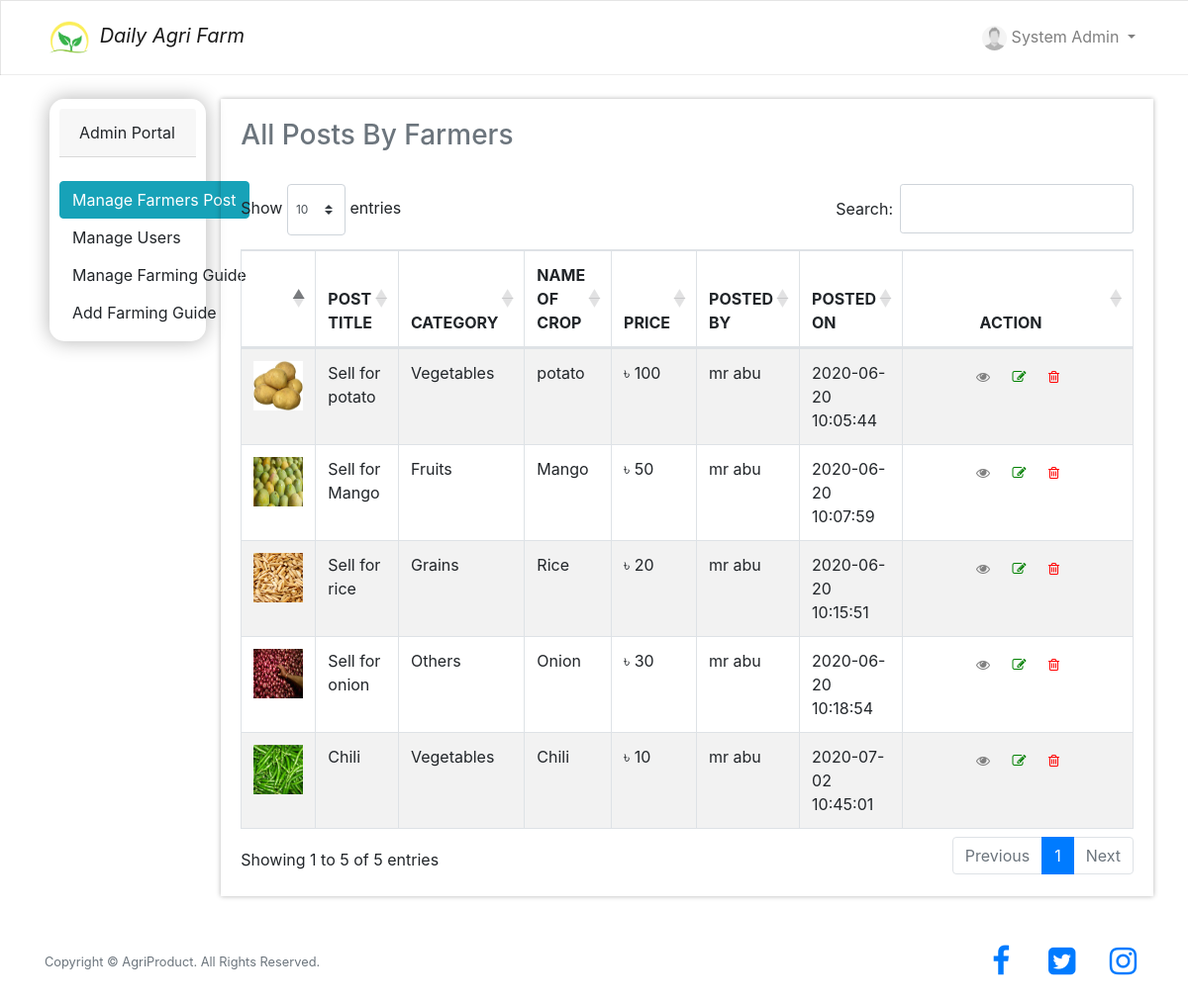
/agrifarm/admin/home.php (signed in), run on the app's committed database.
### tables this page shows
CREATE TABLE `post` (
  `id` int(11) NOT NULL,
  `user_id` int(11) NOT NULL,
  `time_posted` datetime NOT NULL DEFAULT current_timestamp(),
  `post_title` varchar(200) DEFAULT NULL,
  `post_name` varchar(200) DEFAULT NULL,
  `post_category` varchar(200) DEFAULT NULL,
  `post_amount` int(200) NOT NULL DEFAULT 0,
  `post_price` int(200) NOT NULL DEFAULT 0,
  `post_phone` varchar(200) DEFAULT NULL,
  `post_description` text DEFAULT NULL,
  `post_photo` varchar(200) DEFAULT NULL,
  `post_address` varchar(250) DEFAULT NULL,
  `post_zip` int(200) DEFAULT NULL,
  `post_city` varchar(200) DEFAULT NULL,
  `post_country` varchar(200) DEFAULT NULL
);

CREATE TABLE `users` (
  `id` int(11) NOT NULL,
  `email` varchar(200) NOT NULL,
  `password` varchar(200) NOT NULL,
  `firstname` varchar(200) DEFAULT NULL,
  `lastname` varchar(200) DEFAULT NULL,
  `phone` varchar(200) DEFAULT NULL,
  `role` int(11) NOT NULL,
  `address` varchar(200) DEFAULT NULL,
  `zipcode` int(11) DEFAULT NULL,
  `country` varchar(100) DEFAULT NULL,
  `state` varchar(100) DEFAULT NULL,
  `profile_pic` varchar(250) DEFAULT NULL,
  `member_since` datetime NOT NULL DEFAULT current_timestamp()
);

### agrifarm/admin/session.php (called while the page is built, shortened)
<?php
	include 'conn.php';
	$sql = "SELECT * FROM admin WHERE id = '".$_SESSION['admin']."'";
	$query = $conn->query($sql);
	$user = $query->fetch_assoc();
?>

### agrifarm/admin/home.php (the view, shortened to what this page needs)
<?php
  include 'session.php';
?>
<!DOCTYPE html>
<html lang="en">
<head>
    <link rel="stylesheet" href="https://stackpath.bootstrapcdn.com/font-awesome/4.7.0/css/font-awesome.min.css">
    <link rel="stylesheet" href="https://maxcdn.bootstrapcdn.com/bootstrap/4.4.1/css/bootstrap.min.css">
    <link rel="stylesheet" href="https://cdnjs.cloudflare.com/ajax/libs/twitter-bootstrap/4.1.3/css/bootstrap.css">
    <link rel="stylesheet" type="text/css" href="https://cdn.datatables.net/1.10.20/css/dataTables.bootstrap4.min.css">
    <link rel="stylesheet" href="../css/custom.css">
</head>
<header class="header">
<nav class="navbar navbar-expand-lg navbar-light bg-light" style="box-shadow: inset 1px 1px 0 rgba(0,0,0,.1), inset 0 -1px 0 rgba(0,0,0,.07); ">
  <div class="container">
      <a class="navbar-brand" href="index.php" style="font-style: italic;">
        <img src="../images/logo.png" alt="logo" width="50px" height="50px">
        Daily Agri Farm
      </a>
  <div class="collapse navbar-collapse" id="navbarNav">
    <ul class="nav navbar-nav ml-auto">
      <?php
        $photo = $user["profile_pic"];
        if($photo != "")
        {
          $img = $user["profile_pic"];
        }
        else
        {
          $img = "profile.jpg";
        }
      ?>
      <li class="nav-item dropdown">
        <a class="nav-link dropdown-toggle" href="#" id="navbarDropdown" role="button" data-toggle="dropdown" aria-haspopup="true" aria-expanded="false">
          <img src="../images/<?php echo $img; ?>" alt="" class="img-circle" style="border-radius: 50%;width: 25px; height: 25px;" /> <?php echo $user['firstname'], " ", $user['lastname']; ?>
        </a>
      </li>
    </ul>
  </div>
</nav>
</header>
<body>
<br>
<?php
  $sql = "SELECT * FROM post";
  $query = $conn->query($sql);
?>
<div class="container-fluid" style="min-height: 80vh;padding: 0 50px 10px 50px; width: 100% !important">
<div class="row">
<div class="col-md-2 form-group">
  <div class="card-body"  style="padding: 10px;box-shadow: 0 0 20px rgb(0,0,0,0.3);border-radius: 15px;">
    <div class="card-header">Admin Portal</div><br>
    <div class="card-text">
      <a href="home.php" class="btn btn-info">Manage Farmers Post</a>
    </div>
    <div class="card-text">
      <a href="all-user.php" class="btn btn-default">Manage Users</a>
    </div>
    <div class="card-text">
      <a href="all-guide.php" class="btn btn-default">Manage Farming Guide</a>
    </div>
    <div class="card-text">
      <a href="add-guide.php" class="btn btn-default">Add Farming Guide</a>
    </div>
  </div>
</div>
<div class="col-md-10 form-group" style="padding: 20px;box-shadow: 0 0 5px rgb(0,0,0,0.3);">
  <h3 class="text-muted">All Posts By Farmers</h3><br>
<div class="table-responsive">
  <table id="example" class="table table-striped table-bordered" style="width:100%">
        <thead>
            <tr>
                <th></th>
                <th>POST TITLE</th>
                <th>CATEGORY</th>
                <th>NAME OF CROP</th>
                <th>PRICE</th>
                <th>POSTED BY</th>
                <th>POSTED ON</th>
                <th class="text-center" width="30%">ACTION</th>
            </tr>
        </thead>
        <tbody>
        <?php
          while ($row = $query->fetch_assoc()) {
            $usr = $row['user_id'];
            $s = "SELECT * FROM users WHERE id = '$usr' ";
            $q = $conn->query($s);
            $r = $q->fetch_assoc();
            $farmer = $r['firstname'] ." ". $r['lastname'];
            echo '
                <tr>
                  <td class="text-center"><img src="../images/'.$row["post_photo"].'" class="img-responsive" width="50px" height="50px"/></td>
                  <td>'.$row["post_title"].'</td>
                  <td>'.$row["post_category"].'</td>
                  <td>'.$row["post_name"].'</td>
                  <td>৳ '.$row["post_price"].'</td>
                  <td>'.$farmer.'</td>
                  <td>'.$row["time_posted"].'</td>
                  <td class="text-center">
                    <a href="post_view.php?id='.$row["id"].'" title="View Post">
                      <button class="btn btn-sm btn-flat"><i class="fa fa-eye" style="color:gray"></i></button>
                    </a>
                    <a href="post_edit.php?id='.$row["id"].'" title="Edit Post">
                      <button class="btn btn-sm btn-flat"><i class="fa fa-edit" style="color:green"></i></button>
                    </a>
                    <a href="delete_post.php?id='.$row["id"].'" title="Delete Post">
                      <button class="btn btn-sm btn-flat"><i class="fa fa-trash-o" style="color:red"></i></button>
                    </a>
                  </td>
                </tr>
            ';
        }
        ?>
        </tbody>
    </table>
</div>
</div>
</div>
</div>
<br>
<?php include '../footer.php'; ?>
</body>
</html>

### agrifarm/css/custom.css (style rules this page uses)
body { min-height: 100vh; }
.bg-light { background-color: #fff!important; }

### data on the page
post: post_photo (picture), post_title "Sell for potato", post_category "Vegetables", post_name "potato", post_price "100", user.lastname "mr abu", time_posted "2020-06-20 10:05:44"
post: post_photo (picture), post_title "Sell for Mango", post_category "Fruits", post_name "Mango", post_price "50", user.lastname "mr abu", time_posted "2020-06-20 10:07:59"
post: post_photo (picture), post_title "Sell for rice", post_category "Grains", post_name "Rice", post_price "20", user.lastname "mr abu", time_posted "2020-06-20 10:15:51"
post: post_photo (picture), post_title "Sell for onion", post_category "Others", post_name "Onion", post_price "30", user.lastname "mr abu", time_posted "2020-06-20 10:18:54"
post: post_photo (picture), post_title "Chili", post_category "Vegetables", post_name "Chili", post_price "10", user.lastname "mr abu", time_posted "2020-07-02 10:45:01"

### other printed values
$user['firstname'] "System"
$user['lastname'] "Admin"
